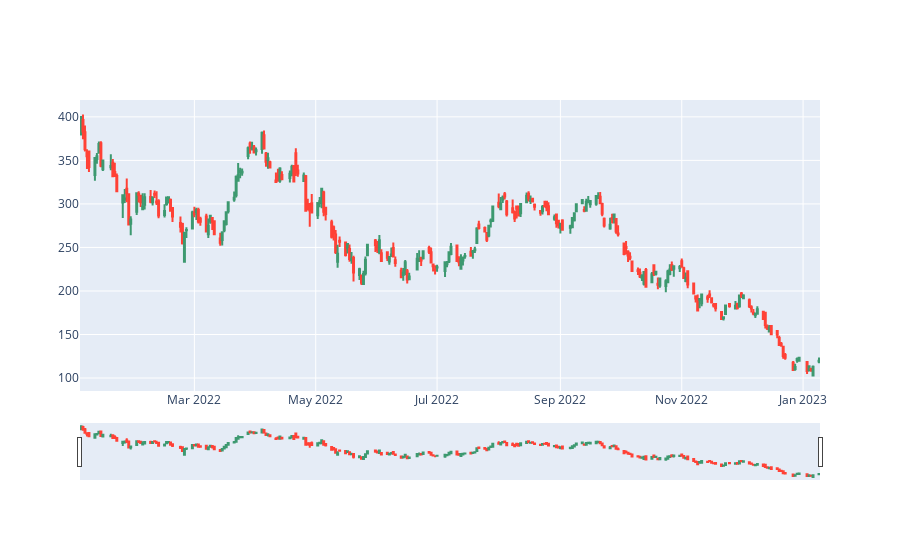

Source (notebook cell):
### Code cell
fig = go.Figure(data=[go.Candlestick(x=tsla_df['Date'],
                open=tsla_df['Open'],
                high=tsla_df['High'],
                low=tsla_df['Low'],
                close=tsla_df['Close'])])

fig.show()

### Figure 1 — Plotly figure (JSON) as saved in the notebook; plotly's stock layout.template omitted (floating-point values rounded to 4 significant figures; data arrays with more than 128 entries replaced by an {"elided": "..."} marker saying what was removed)
{"data": [{"close": {"elided": "256 float values"}, "high": {"elided": "256 float values"}, "low": {"elided": "256 float values"}, "open": {"elided": "256 float values"}, "type": "candlestick", "x": {"elided": "256 str values"}}], "layout": {}}
